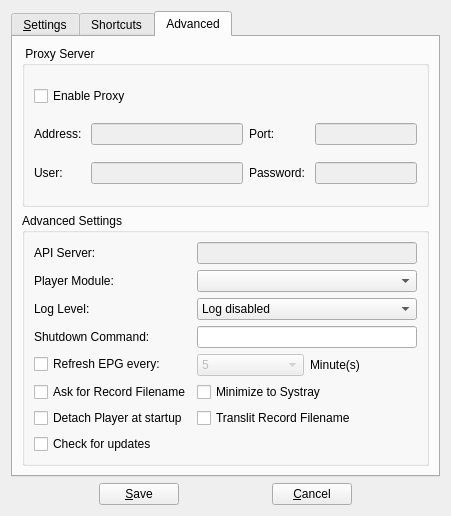
<?xml version="1.0" encoding="UTF-8"?>
<ui version="4.0">
 <class>CSettingsDlg</class>
 <widget class="QDialog" name="CSettingsDlg">
  <property name="geometry">
   <rect>
    <x>0</x>
    <y>0</y>
    <width>451</width>
    <height>516</height>
   </rect>
  </property>
  <property name="windowTitle">
   <string>Settings Dialog</string>
  </property>
  <property name="locale">
   <locale language="English" country="UnitedStates"/>
  </property>
  <layout class="QVBoxLayout" name="verticalLayout_4">
   <item>
    <widget class="QTabWidget" name="tabWidget">
     <property name="currentIndex">
      <number>2</number>
     </property>
     <widget class="QWidget" name="tabStdSettings">
      <attribute name="title">
       <string>&amp;Settings</string>
      </attribute>
      <layout class="QVBoxLayout" name="verticalLayout">
       <item>
        <widget class="QGroupBox" name="groupAccount">
         <property name="title">
          <string> Subscription details provided by %1 </string>
         </property>
         <layout class="QGridLayout" name="gridLayout_4">
          <item row="0" column="0">
           <widget class="QLabel" name="label_2">
            <property name="text">
             <string>User: </string>
            </property>
           </widget>
          </item>
          <item row="0" column="1">
           <widget class="QLineEdit" name="lineUsr"/>
          </item>
          <item row="0" column="2">
           <widget class="QLabel" name="label_4">
            <property name="text">
             <string>Password: </string>
            </property>
           </widget>
          </item>
          <item row="0" column="3">
           <widget class="QLineEdit" name="linePass">
            <property name="echoMode">
             <enum>QLineEdit::Password</enum>
            </property>
           </widget>
          </item>
          <item row="1" column="0" colspan="2">
           <widget class="QCheckBox" name="checkAdult">
            <property name="text">
             <string>Allow Adult Channels</string>
            </property>
           </widget>
          </item>
          <item row="1" column="2">
           <widget class="QLabel" name="label_14">
            <property name="text">
             <string>Parent Code: </string>
            </property>
           </widget>
          </item>
          <item row="1" column="3">
           <widget class="QLineEdit" name="lineErosPass">
            <property name="enabled">
             <bool>false</bool>
            </property>
            <property name="echoMode">
             <enum>QLineEdit::Password</enum>
            </property>
           </widget>
          </item>
         </layout>
        </widget>
       </item>
       <item>
        <widget class="QGroupBox" name="groupPath">
         <property name="title">
          <string> Path Settings </string>
         </property>
         <layout class="QGridLayout" name="gridLayout_2">
          <item row="0" column="0">
           <widget class="QLabel" name="label_3">
            <property name="minimumSize">
             <size>
              <width>0</width>
              <height>0</height>
             </size>
            </property>
            <property name="text">
             <string>Record Dir:</string>
            </property>
            <property name="margin">
             <number>2</number>
            </property>
           </widget>
          </item>
          <item row="0" column="1">
           <widget class="QLineEdit" name="lineDir"/>
          </item>
          <item row="0" column="2">
           <widget class="QPushButton" name="pushDir">
            <property name="text">
             <string>...</string>
            </property>
           </widget>
          </item>
          <item row="1" column="0">
           <widget class="QLabel" name="label">
            <property name="minimumSize">
             <size>
              <width>0</width>
              <height>0</height>
             </size>
            </property>
            <property name="text">
             <string>Player Path:</string>
            </property>
            <property name="margin">
             <number>2</number>
            </property>
           </widget>
          </item>
          <item row="1" column="1">
           <widget class="QLineEdit" name="lineVLC"/>
          </item>
          <item row="1" column="2">
           <widget class="QPushButton" name="pushVLC">
            <property name="text">
             <string>...</string>
            </property>
           </widget>
          </item>
         </layout>
        </widget>
       </item>
       <item>
        <layout class="QHBoxLayout" name="horizontalLayout_2" stretch="55,45">
         <property name="spacing">
          <number>2</number>
         </property>
         <item>
          <widget class="QGroupBox" name="groupStreamServer">
           <property name="title">
            <string>Server Settings</string>
           </property>
           <layout class="QFormLayout" name="formLayout_3">
            <item row="0" column="0">
             <widget class="QLabel" name="labStreamServer">
              <property name="text">
               <string>Stream Server: </string>
              </property>
             </widget>
            </item>
            <item row="0" column="1">
             <widget class="QComboBox" name="cbxStreamServer"/>
            </item>
            <item row="1" column="0">
             <widget class="QLabel" name="labBitRate">
              <property name="text">
               <string>Bitrate:</string>
              </property>
             </widget>
            </item>
            <item row="1" column="1">
             <widget class="QComboBox" name="cbxBitRate"/>
            </item>
            <item row="2" column="0">
             <widget class="QLabel" name="labBuffer">
              <property name="text">
               <string>Buffer (sec.):</string>
              </property>
             </widget>
            </item>
            <item row="2" column="1">
             <widget class="QComboBox" name="cbxBufferSeconds"/>
            </item>
            <item row="3" column="0">
             <widget class="QLabel" name="label_16">
              <property name="text">
               <string>Timeshift: </string>
              </property>
             </widget>
            </item>
            <item row="3" column="1">
             <widget class="QComboBox" name="cbxTimeShift">
              <property name="minimumSize">
               <size>
                <width>50</width>
                <height>0</height>
               </size>
              </property>
              <property name="maximumSize">
               <size>
                <width>16777215</width>
                <height>16777215</height>
               </size>
              </property>
             </widget>
            </item>
           </layout>
          </widget>
         </item>
         <item>
          <widget class="QGroupBox" name="groupStdSettings">
           <property name="title">
            <string>Program Settings </string>
           </property>
           <property name="alignment">
            <set>Qt::AlignLeading|Qt::AlignLeft|Qt::AlignVCenter</set>
           </property>
           <layout class="QVBoxLayout" name="verticalLayout_2">
            <item>
             <layout class="QFormLayout" name="formLayout">
              <property name="horizontalSpacing">
               <number>6</number>
              </property>
              <property name="verticalSpacing">
               <number>6</number>
              </property>
              <item row="0" column="0">
               <widget class="QLabel" name="label_10">
                <property name="text">
                 <string>Language: </string>
                </property>
               </widget>
              </item>
              <item row="0" column="1">
               <widget class="QComboBox" name="cbxLanguage">
                <item>
                 <property name="text">
                  <string>en</string>
                 </property>
                 <property name="icon">
                  <iconset resource="../vlc-record.qrc">
                   <normaloff>:/flags/en</normaloff>:/flags/en</iconset>
                 </property>
                </item>
                <item>
                 <property name="text">
                  <string>de</string>
                 </property>
                 <property name="icon">
                  <iconset resource="../vlc-record.qrc">
                   <normaloff>:/flags/de</normaloff>:/flags/de</iconset>
                 </property>
                </item>
                <item>
                 <property name="text">
                  <string>ru</string>
                 </property>
                 <property name="icon">
                  <iconset resource="../vlc-record.qrc">
                   <normaloff>:/flags/ru</normaloff>:/flags/ru</iconset>
                 </property>
                </item>
               </widget>
              </item>
              <item row="1" column="0">
               <widget class="QLabel" name="label_12">
                <property name="text">
                 <string>Reload Logos:</string>
                </property>
               </widget>
              </item>
              <item row="1" column="1">
               <widget class="QToolButton" name="pushDelLogos">
                <property name="minimumSize">
                 <size>
                  <width>24</width>
                  <height>24</height>
                 </size>
                </property>
                <property name="text">
                 <string>&amp;reload Logos</string>
                </property>
                <property name="icon">
                 <iconset resource="../vlc-record.qrc">
                  <normaloff>:/app/reload</normaloff>:/app/reload</iconset>
                </property>
                <property name="iconSize">
                 <size>
                  <width>24</width>
                  <height>24</height>
                 </size>
                </property>
                <property name="autoRaise">
                 <bool>true</bool>
                </property>
               </widget>
              </item>
             </layout>
            </item>
            <item>
             <widget class="QCheckBox" name="checkFixTime">
              <property name="text">
               <string>Try to fix time offset</string>
              </property>
             </widget>
            </item>
            <item>
             <widget class="QCheckBox" name="checkExtChanInfo">
              <property name="text">
               <string>Extended Channel List</string>
              </property>
             </widget>
            </item>
            <item>
             <widget class="QCheckBox" name="checkAdvanced">
              <property name="text">
               <string>Enable Advanced Settings</string>
              </property>
             </widget>
            </item>
           </layout>
          </widget>
         </item>
        </layout>
       </item>
      </layout>
     </widget>
     <widget class="QWidget" name="tabShortCuts">
      <attribute name="title">
       <string>Shortcuts</string>
      </attribute>
      <layout class="QGridLayout" name="gridLayout_11">
       <item row="0" column="0">
        <widget class="QShortCutTable" name="tableShortCuts">
         <property name="rowCount">
          <number>0</number>
         </property>
         <property name="columnCount">
          <number>2</number>
         </property>
         <attribute name="horizontalHeaderShowSortIndicator" stdset="0">
          <bool>true</bool>
         </attribute>
         <attribute name="horizontalHeaderStretchLastSection">
          <bool>true</bool>
         </attribute>
         <column>
          <property name="text">
           <string>Function</string>
          </property>
         </column>
         <column>
          <property name="text">
           <string>ShortCut</string>
          </property>
         </column>
        </widget>
       </item>
       <item row="1" column="0">
        <widget class="QLabel" name="labShortCutNote">
         <property name="font">
          <font>
           <pointsize>9</pointsize>
          </font>
         </property>
         <property name="styleSheet">
          <string notr="true">QLabel#labShortCutNote {
color: red;
}</string>
         </property>
         <property name="text">
          <string>Changes in shortcuts take effect only after restarting the program.</string>
         </property>
        </widget>
       </item>
       <item row="2" column="0">
        <layout class="QHBoxLayout" name="horizontalLayout">
         <property name="spacing">
          <number>2</number>
         </property>
         <item>
          <widget class="QToolButton" name="btnResetShortcuts">
           <property name="text">
            <string/>
           </property>
           <property name="icon">
            <iconset resource="../vlc-record.qrc">
             <normaloff>:/app/reload</normaloff>:/app/reload</iconset>
           </property>
           <property name="iconSize">
            <size>
             <width>16</width>
             <height>16</height>
            </size>
           </property>
           <property name="autoRaise">
            <bool>true</bool>
           </property>
          </widget>
         </item>
         <item>
          <widget class="QLabel" name="label_18">
           <property name="font">
            <font>
             <pointsize>9</pointsize>
            </font>
           </property>
           <property name="text">
            <string>Reset Shortcuts to default</string>
           </property>
          </widget>
         </item>
        </layout>
       </item>
      </layout>
     </widget>
     <widget class="QWidget" name="tabAdvanced">
      <property name="enabled">
       <bool>true</bool>
      </property>
      <attribute name="title">
       <string>Advanced</string>
      </attribute>
      <layout class="QVBoxLayout" name="verticalLayout_3">
       <item>
        <widget class="QGroupBox" name="groupProxy">
         <property name="title">
          <string> Proxy Server </string>
         </property>
         <layout class="QGridLayout" name="gridLayout_3" columnstretch="0,60,0,40">
          <item row="0" column="0" colspan="2">
           <widget class="QCheckBox" name="useProxy">
            <property name="text">
             <string>Enable Proxy</string>
            </property>
           </widget>
          </item>
          <item row="1" column="0">
           <widget class="QLabel" name="label_5">
            <property name="minimumSize">
             <size>
              <width>0</width>
              <height>0</height>
             </size>
            </property>
            <property name="text">
             <string>Address: </string>
            </property>
           </widget>
          </item>
          <item row="1" column="1">
           <widget class="QLineEdit" name="lineProxyHost">
            <property name="enabled">
             <bool>false</bool>
            </property>
           </widget>
          </item>
          <item row="1" column="2">
           <widget class="QLabel" name="label_6">
            <property name="text">
             <string>Port:</string>
            </property>
           </widget>
          </item>
          <item row="1" column="3">
           <widget class="QLineEdit" name="lineProxyPort">
            <property name="enabled">
             <bool>false</bool>
            </property>
            <property name="minimumSize">
             <size>
              <width>0</width>
              <height>0</height>
             </size>
            </property>
           </widget>
          </item>
          <item row="2" column="0">
           <widget class="QLabel" name="label_8">
            <property name="minimumSize">
             <size>
              <width>0</width>
              <height>0</height>
             </size>
            </property>
            <property name="text">
             <string>User: </string>
            </property>
           </widget>
          </item>
          <item row="2" column="1">
           <widget class="QLineEdit" name="lineProxyUser">
            <property name="enabled">
             <bool>false</bool>
            </property>
           </widget>
          </item>
          <item row="2" column="2">
           <widget class="QLabel" name="label_7">
            <property name="text">
             <string>Password: </string>
            </property>
           </widget>
          </item>
          <item row="2" column="3">
           <widget class="QLineEdit" name="lineProxyPassword">
            <property name="enabled">
             <bool>false</bool>
            </property>
            <property name="echoMode">
             <enum>QLineEdit::Password</enum>
            </property>
           </widget>
          </item>
         </layout>
        </widget>
       </item>
       <item>
        <widget class="QGroupBox" name="groupAdvanced">
         <property name="title">
          <string>Advanced Settings</string>
         </property>
         <layout class="QFormLayout" name="formLayout_2">
          <property name="fieldGrowthPolicy">
           <enum>QFormLayout::AllNonFixedFieldsGrow</enum>
          </property>
          <item row="0" column="0">
           <widget class="QLabel" name="lanApiServer">
            <property name="text">
             <string>API Server: </string>
            </property>
           </widget>
          </item>
          <item row="0" column="1">
           <widget class="QLineEdit" name="lineApiServer">
            <property name="enabled">
             <bool>false</bool>
            </property>
           </widget>
          </item>
          <item row="1" column="0">
           <widget class="QLabel" name="label_15">
            <property name="text">
             <string>Player Module:</string>
            </property>
           </widget>
          </item>
          <item row="1" column="1">
           <widget class="QComboBox" name="cbxPlayerMod"/>
          </item>
          <item row="2" column="0">
           <widget class="QLabel" name="label_11">
            <property name="text">
             <string>Log Level:</string>
            </property>
           </widget>
          </item>
          <item row="2" column="1">
           <widget class="QComboBox" name="cbxLogLevel">
            <item>
             <property name="text">
              <string>Log disabled</string>
             </property>
            </item>
            <item>
             <property name="text">
              <string>Log Errors only</string>
             </property>
            </item>
            <item>
             <property name="text">
              <string>Log Errors and Warnings</string>
             </property>
            </item>
            <item>
             <property name="text">
              <string>Log everything</string>
             </property>
            </item>
           </widget>
          </item>
          <item row="3" column="0">
           <widget class="QLabel" name="label_13">
            <property name="text">
             <string>Shutdown Command:</string>
            </property>
           </widget>
          </item>
          <item row="3" column="1">
           <widget class="QLineEdit" name="lineShutdown"/>
          </item>
          <item row="4" column="0">
           <widget class="QCheckBox" name="checkRefresh">
            <property name="text">
             <string>Refresh EPG every:</string>
            </property>
           </widget>
          </item>
          <item row="4" column="1">
           <layout class="QHBoxLayout" name="horizontalLayout_3">
            <item>
             <widget class="QComboBox" name="cbxInterval">
              <property name="enabled">
               <bool>false</bool>
              </property>
              <item>
               <property name="text">
                <string>5</string>
               </property>
              </item>
              <item>
               <property name="text">
                <string>10</string>
               </property>
              </item>
              <item>
               <property name="text">
                <string>15</string>
               </property>
              </item>
             </widget>
            </item>
            <item>
             <widget class="QLabel" name="label_9">
              <property name="text">
               <string>Minute(s)</string>
              </property>
             </widget>
            </item>
           </layout>
          </item>
          <item row="5" column="0">
           <widget class="QCheckBox" name="checkAskForName">
            <property name="text">
             <string>Ask for Record Filename</string>
            </property>
           </widget>
          </item>
          <item row="5" column="1">
           <widget class="QCheckBox" name="checkHideToSystray">
            <property name="text">
             <string>Minimize to Systray</string>
            </property>
           </widget>
          </item>
          <item row="6" column="0">
           <widget class="QCheckBox" name="checkDetach">
            <property name="text">
             <string>Detach Player at startup</string>
            </property>
           </widget>
          </item>
          <item row="6" column="1">
           <widget class="QCheckBox" name="checkTranslit">
            <property name="text">
             <string>Translit Record Filename</string>
            </property>
           </widget>
          </item>
          <item row="7" column="0">
           <widget class="QCheckBox" name="checkUpdate">
            <property name="text">
             <string>Check for updates</string>
            </property>
           </widget>
          </item>
         </layout>
        </widget>
       </item>
      </layout>
     </widget>
    </widget>
   </item>
   <item>
    <layout class="QHBoxLayout" name="hLayoutButtons">
     <item>
      <spacer name="horizontalSpacer_5">
       <property name="orientation">
        <enum>Qt::Horizontal</enum>
       </property>
       <property name="sizeHint" stdset="0">
        <size>
         <width>40</width>
         <height>20</height>
        </size>
       </property>
      </spacer>
     </item>
     <item>
      <widget class="QPushButton" name="pushSave">
       <property name="text">
        <string>&amp;Save</string>
       </property>
      </widget>
     </item>
     <item>
      <spacer name="horizontalSpacer_4">
       <property name="orientation">
        <enum>Qt::Horizontal</enum>
       </property>
       <property name="sizeHint" stdset="0">
        <size>
         <width>40</width>
         <height>20</height>
        </size>
       </property>
      </spacer>
     </item>
     <item>
      <widget class="QPushButton" name="pushCancel">
       <property name="text">
        <string>&amp;Cancel</string>
       </property>
      </widget>
     </item>
     <item>
      <spacer name="horizontalSpacer_6">
       <property name="orientation">
        <enum>Qt::Horizontal</enum>
       </property>
       <property name="sizeHint" stdset="0">
        <size>
         <width>40</width>
         <height>20</height>
        </size>
       </property>
      </spacer>
     </item>
    </layout>
   </item>
  </layout>
 </widget>
 <customwidgets>
  <customwidget>
   <class>QShortCutTable</class>
   <extends>QTableWidget</extends>
   <header>qshortcuttable.h</header>
  </customwidget>
 </customwidgets>
 <resources>
  <include location="../vlc-record.qrc"/>
 </resources>
 <connections>
  <connection>
   <sender>pushSave</sender>
   <signal>clicked()</signal>
   <receiver>CSettingsDlg</receiver>
   <slot>accept()</slot>
   <hints>
    <hint type="sourcelabel">
     <x>179</x>
     <y>434</y>
    </hint>
    <hint type="destinationlabel">
     <x>188</x>
     <y>287</y>
    </hint>
   </hints>
  </connection>
  <connection>
   <sender>pushCancel</sender>
   <signal>clicked()</signal>
   <receiver>CSettingsDlg</receiver>
   <slot>reject()</slot>
   <hints>
    <hint type="sourcelabel">
     <x>355</x>
     <y>434</y>
    </hint>
    <hint type="destinationlabel">
     <x>366</x>
     <y>290</y>
    </hint>
   </hints>
  </connection>
  <connection>
   <sender>useProxy</sender>
   <signal>toggled(bool)</signal>
   <receiver>lineProxyHost</receiver>
   <slot>setEnabled(bool)</slot>
   <hints>
    <hint type="sourcelabel">
     <x>143</x>
     <y>320</y>
    </hint>
    <hint type="destinationlabel">
     <x>250</x>
     <y>348</y>
    </hint>
   </hints>
  </connection>
  <connection>
   <sender>useProxy</sender>
   <signal>toggled(bool)</signal>
   <receiver>lineProxyPort</receiver>
   <slot>setEnabled(bool)</slot>
   <hints>
    <hint type="sourcelabel">
     <x>91</x>
     <y>320</y>
    </hint>
    <hint type="destinationlabel">
     <x>428</x>
     <y>348</y>
    </hint>
   </hints>
  </connection>
  <connection>
   <sender>useProxy</sender>
   <signal>toggled(bool)</signal>
   <receiver>lineProxyUser</receiver>
   <slot>setEnabled(bool)</slot>
   <hints>
    <hint type="sourcelabel">
     <x>250</x>
     <y>320</y>
    </hint>
    <hint type="destinationlabel">
     <x>250</x>
     <y>376</y>
    </hint>
   </hints>
  </connection>
  <connection>
   <sender>useProxy</sender>
   <signal>toggled(bool)</signal>
   <receiver>lineProxyPassword</receiver>
   <slot>setEnabled(bool)</slot>
   <hints>
    <hint type="sourcelabel">
     <x>222</x>
     <y>320</y>
    </hint>
    <hint type="destinationlabel">
     <x>428</x>
     <y>376</y>
    </hint>
   </hints>
  </connection>
  <connection>
   <sender>checkAdult</sender>
   <signal>toggled(bool)</signal>
   <receiver>lineErosPass</receiver>
   <slot>setEnabled(bool)</slot>
   <hints>
    <hint type="sourcelabel">
     <x>72</x>
     <y>123</y>
    </hint>
    <hint type="destinationlabel">
     <x>325</x>
     <y>125</y>
    </hint>
   </hints>
  </connection>
  <connection>
   <sender>checkRefresh</sender>
   <signal>toggled(bool)</signal>
   <receiver>cbxInterval</receiver>
   <slot>setEnabled(bool)</slot>
   <hints>
    <hint type="sourcelabel">
     <x>39</x>
     <y>298</y>
    </hint>
    <hint type="destinationlabel">
     <x>205</x>
     <y>299</y>
    </hint>
   </hints>
  </connection>
 </connections>
</ui>
